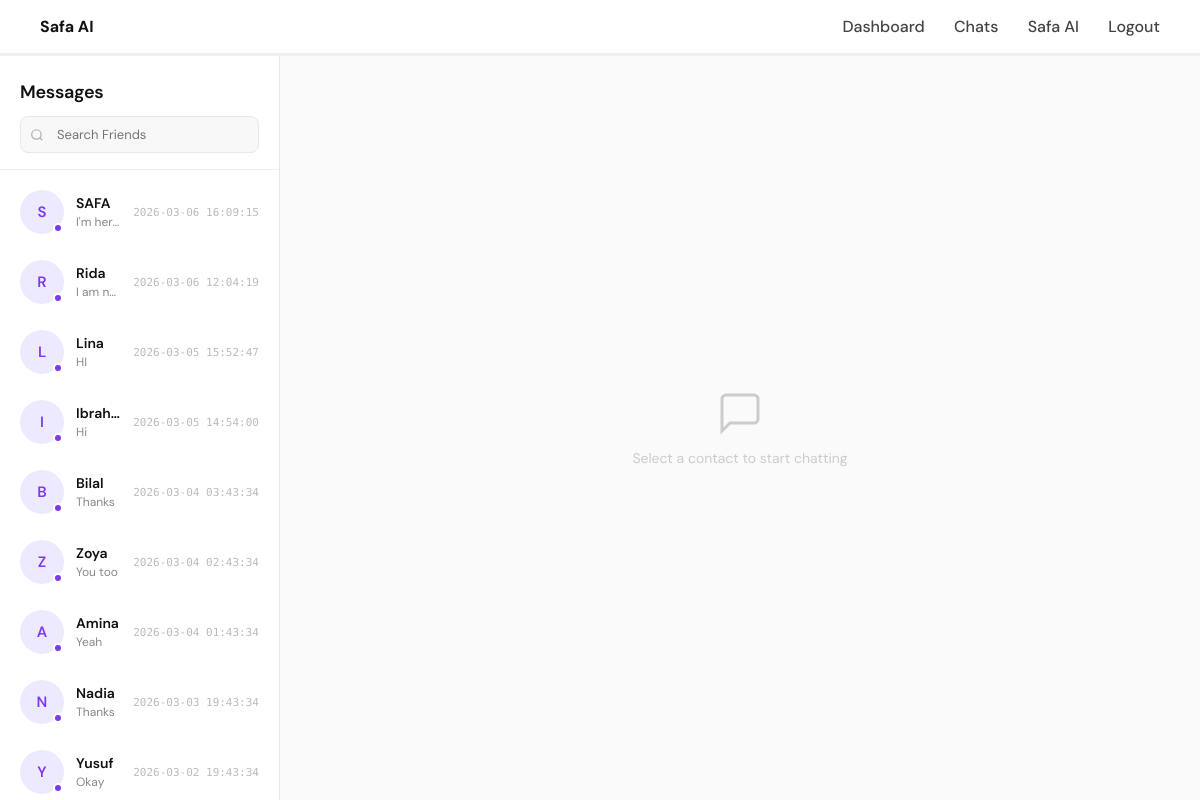
The app's page /chats (signed in), older data.
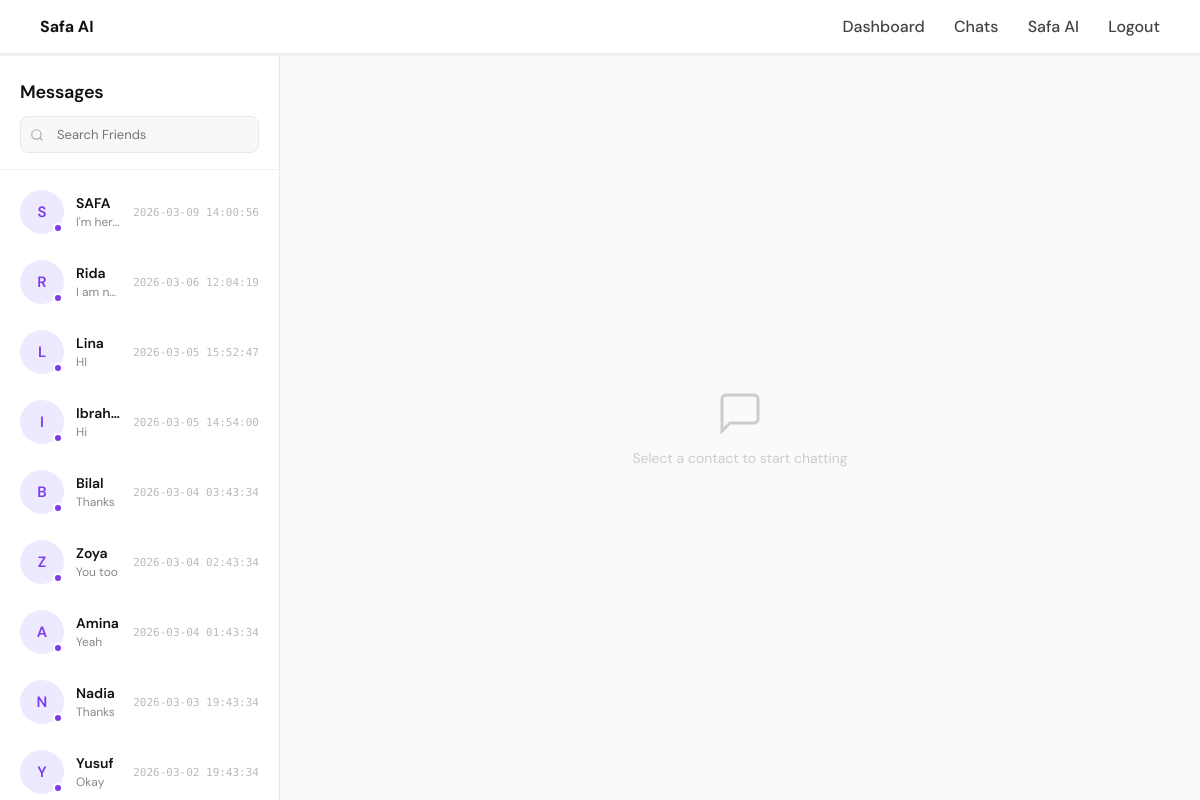
The same page, newer data.
### tables this page shows
CREATE TABLE ai_chat (
    id INTEGER PRIMARY KEY AUTOINCREMENT,
    user_id INTEGER,
    contact_name TEXT,
    sender TEXT,
    message TEXT,
    timestamp DATETIME DEFAULT CURRENT_TIMESTAMP
);

### app.py (the view, shortened to what this page needs)
@app.route("/chats", methods=["GET", "POST"])
def chats():
    if "user_id" not in session:
        return redirect(url_for("login"))
    import sqlite3
    from datetime import datetime
    import pytz
    import random
    conn = sqlite3.connect("database.db")
    cursor = conn.cursor()
    ist = pytz.timezone("Asia/Kolkata")
    contact = request.args.get("contact")
    chats = []
    contacts_list = []
    cursor.execute("""
        SELECT contact_name, message, timestamp
        FROM ai_chat
        WHERE user_id = ?
        ORDER BY timestamp DESC
    """, (session["user_id"],))
    rows = cursor.fetchall()
    contacts = {}
    for name, message, timestamp in rows:
        if name not in contacts:
            contacts[name] = {
                "last_message": message,
                "timestamp": timestamp
            }
    contacts_list = [
        (name, data["last_message"], data["timestamp"])
        for name, data in contacts.items()
    ]
    conn.close()
    return render_template(
        "chats.html",
        contacts=contacts_list,
        chats=chats,
        selected_contact=contact
    )

### templates/chats.html (shortened to what this page needs)
{% extends "base.html" %}
{% block content %}
<div class="chat-container">
    <div class="contact-list">
        <div class="contact-list-header">
            <h2>Messages</h2>
            <div class="contact-search">
                <input type="text" placeholder="Search Friends">
            </div>
        </div>
        <div class="contact-scroll">
            {% for name, last_message, timestamp in contacts %}
            <a href="/chats?contact={{ name }}" class="contact-item {% if name == selected_contact %}active{% endif %}">
                <div class="contact-avatar">
                    {{ name[0] }}
                    <span class="status-dot"></span>
                </div>
                <div class="contact-info">
                    <div class="contact-name">{{ name }}</div>
                    <div class="contact-preview">{{ last_message }}</div>
                </div>
                <div class="contact-meta">
                    <span class="contact-time">{{ timestamp }}</span>
                </div>
            </a>
            {% endfor %}
        </div>
    </div>
    <div class="chat-window">
        {% if selected_contact %}
        <div class="chat-header">
            <div class="chat-header-avatar">
                {{ selected_contact[0] }}
                <span class="status-dot"></span>
            </div>
            <div class="chat-header-info">
                <div class="chat-header-name">{{ selected_contact }}</div>
                <div class="chat-header-status">Active now</div>
            </div>
            <div class="chat-header-actions">
                <button class="header-btn" type="button" title="Search">
                    <svg width="14" height="14" viewBox="0 0 24 24" fill="none" stroke="currentColor" stroke-width="2">
                        <circle cx="11" cy="11" r="8"/><path d="M21 21l-4.35-4.35"/>
                    </svg>
                </button>
                <button class="header-btn" type="button" title="Favorite">
                    <svg width="14" height="14" viewBox="0 0 24 24" fill="none" stroke="currentColor" stroke-width="2">
                        <path d="M20.84 4.61a5.5 5.5 0 0 0-7.78 0L12 5.67l-1.06-1.06a5.5 5.5 0 0 0-7.78 7.78l1.06 1.06L12 21.23l7.78-7.78 1.06-1.06a5.5 5.5 0 0 0 0-7.78z"/>
                    </svg>
                </button>
                <button class="header-btn" type="button" title="More">
                    <svg width="14" height="14" viewBox="0 0 24 24" fill="none" stroke="currentColor" stroke-width="2">
                        <circle cx="12" cy="5" r="1"/><circle cx="12" cy="12" r="1"/><circle cx="12" cy="19" r="1"/>
                    </svg>
                </button>
            </div>
        </div>
        <div class="messages" id="messageList">
            <div class="date-divider">Today</div>
            {% for contact_name, sender, message, timestamp in chats %}
            <div class="message {{ sender }}">
                <div class="msg-bubble-wrap">
                    <div class="msg-text">{{ message }}</div>
                    <div class="msg-time">{{ timestamp }}</div>
                </div>
            </div>
            {% endfor %}
        </div>
        <form method="POST" class="chat-input-area" id="chatForm">
            <input type="hidden" name="contact" value="{{ selected_contact }}">
            <div class="input-actions">
                <button type="button" class="input-btn" title="Attach">
                    <svg width="16" height="16" viewBox="0 0 24 24" fill="none" stroke="currentColor" stroke-width="2">
                        <path d="M21.44 11.05l-9.19 9.19a6 6 0 0 1-8.49-8.49l9.19-9.19a4 4 0 0 1 5.66 5.66l-9.2 9.19a2 2 0 0 1-2.83-2.83l8.49-8.48"/>
                    </svg>
                </button>
            </div>
            <input type="text" name="message" placeholder="Write Something..." required autocomplete="off">
            <div class="input-actions">
                <button type="button" class="input-btn" title="Emoji">
                    <svg width="16" height="16" viewBox="0 0 24 24" fill="none" stroke="currentColor" stroke-width="2">
                        <circle cx="12" cy="12" r="10"/>
                        <path d="M8 14s1.5 2 4 2 4-2 4-2"/>
                        <line x1="9" y1="9" x2="9.01" y2="9"/>
                        <line x1="15" y1="9" x2="15.01" y2="9"/>
                    </svg>
                </button>
            </div>
            <button type="submit" class="send-btn">
                Send
                <svg xmlns="http://www.w3.org/2000/svg" width="13" height="13" viewBox="0 0 24 24" fill="none" stroke="currentColor" stroke-width="2.5" stroke-linecap="round" stroke-linejoin="round">
                    <line x1="22" y1="2" x2="11" y2="13"/>
                    <polygon points="22 2 15 22 11 13 2 9 22 2"/>
                </svg>
            </button>
        </form>
        {% else %}
        <div class="empty-state">
            <svg width="48" height="48" viewBox="0 0 24 24" fill="none" stroke="currentColor" stroke-width="1.5">
                <path d="M21 15a2 2 0 0 1-2 2H7l-4 4V5a2 2 0 0 1 2-2h14a2 2 0 0 1 2 2z"/>
            </svg>
            <span>Select a contact to start chatting</span>
        </div>
        {% endif %}
    </div>
</div>
{% endblock %}

### templates/base.html (shortened to what this page needs)
<!DOCTYPE html>
<html>
<head>
<link rel="stylesheet" href="{{ url_for('static', filename='style.css') }}">
</head>
<body>
<div class="navbar">
<div class="logo">
<b>Safa AI</b>
</div>
<div class="nav-links">
<a href="/dashboard">Dashboard</a>
<a href="/chats">Chats</a>
<a href="/safa_ai">Safa AI</a>
<a href="/logout">Logout</a>
</div>
</div>
{% block content %}
{% endblock %}
</body>
</html>

### static/style.css (style rules this page uses)
:root { --violet:#7c3aed; --violet-light:#ede9fe; --bg:#f7f5ff; --text:#2c2c2c; }
body { margin:0; font-family:Segoe UI, Arial, sans-serif; background:#ffffff; color:var(--text); }
.navbar { display:flex; justify-content:space-between; align-items:center; padding:16px 40px; background:white; border-bottom:1px solid #eee; }
.nav-links a { margin-left:25px; text-decoration:none; color:#444; font-weight:500; }
.contact-name { font-weight:500; }

### templates/chats.html (style rules this page uses)
*, *::before, *::after { box-sizing: border-box; margin: 0; padding: 0; }
html, body { height: 100%; width: 100%; font-family: 'DM Sans', sans-serif; background: #f0f0f0; color: #111; overflow: hidden; }
.chat-container { display: flex; flex-direction: row; position: fixed; top: var(--navbar-height, 56px); left: 0; right: 0; bottom: 0; overflow: hidden; }
.contact-list { width: 280px; min-width: 280px; background: #fff; border-right: 1px solid #e8e8e8; display: flex; flex-direction: column; overflow: hidden; }
.contact-list-header { padding: 24px 20px 16px; border-bottom: 1px solid #f0f0f0; }
.contact-list-header h2 { font-size: 18px; font-weight: 600; letter-spacing: -0.3px; color: #111; }
.contact-search { margin-top: 12px; position: relative; }
.contact-search input { width: 100%; padding: 9px 14px 9px 36px; border: 1px solid #e8e8e8; border-radius: 8px; font-size: 13px; font-family: 'DM Sans', sans-serif; background: #f8f8f8; color: #333; outline: none; transition: border 0.2s; }
.contact-scroll { flex: 1; overflow-y: auto; padding: 8px 10px; }
.contact-item { display: flex; align-items: center; gap: 12px; padding: 12px 10px; text-decoration: none; color: #111; border-radius: 10px; margin-bottom: 2px; transition: background 0.15s; }
.contact-avatar { width: 44px; height: 44px; border-radius: 50%; background: #ede9fe; display: flex; align-items: center; justify-content: center; font-size: 15px; font-weight: 600; color: #7c3aed; flex-shrink: 0; position: relative; }
.contact-avatar .status-dot { position: absolute; bottom: 1px; right: 1px; width: 10px; height: 10px; border-radius: 50%; background: #7c3aed; border: 2px solid #fff; }
.contact-info { flex: 1; min-width: 0; }
.contact-name { font-size: 14px; font-weight: 600; color: #111; white-space: nowrap; overflow: hidden; text-overflow: ellipsis; }
.contact-preview { font-size: 12px; color: #888; margin-top: 2px; white-space: nowrap; overflow: hidden; text-overflow: ellipsis; }
.contact-meta { display: flex; flex-direction: column; align-items: flex-end; gap: 5px; flex-shrink: 0; }
.contact-time { font-size: 11px; color: #bbb; font-family: 'DM Mono', monospace; }
.chat-window { flex: 1; display: flex; flex-direction: column; background: #fafafa; min-width: 0; overflow: hidden; }
.empty-state { flex: 1; display: flex; flex-direction: column; align-items: center; justify-content: center; color: #ccc; gap: 12px; font-size: 14px; }

Row changes from the older to the newer data that the page shows:
removed ai_chat: contact_name "S", contact_name "SAFA", message "I'm her…", timestamp "2026-03-06 16:09:15"
added ai_chat: contact_name "S", contact_name "SAFA", message "I'm her…", timestamp "2026-03-09 14:00:56"
